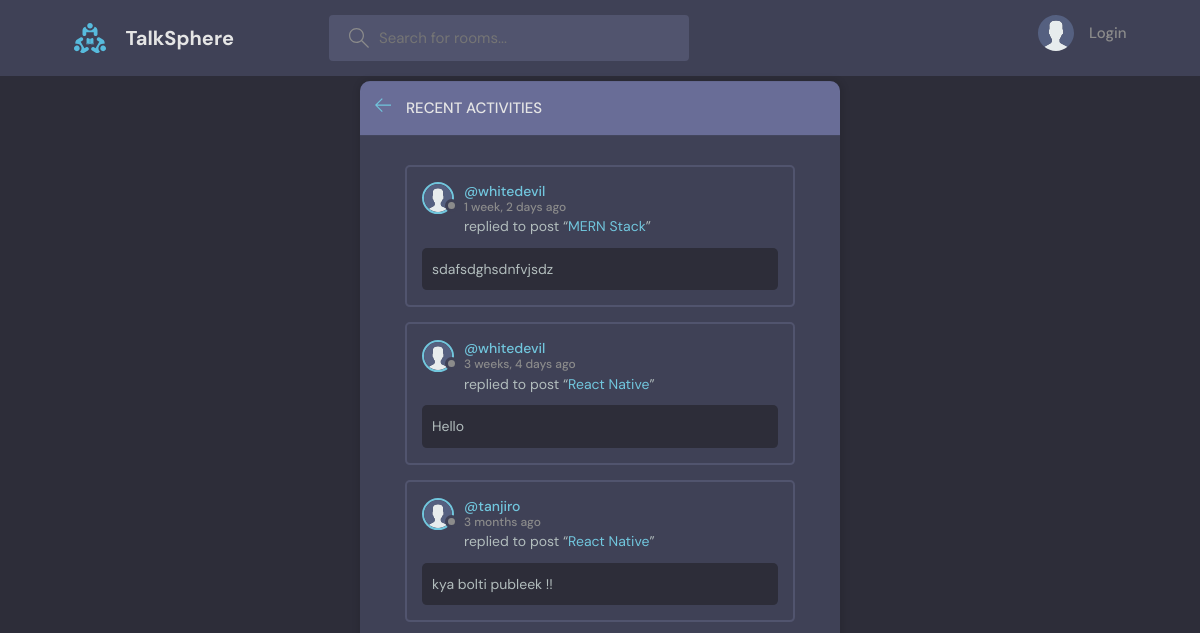
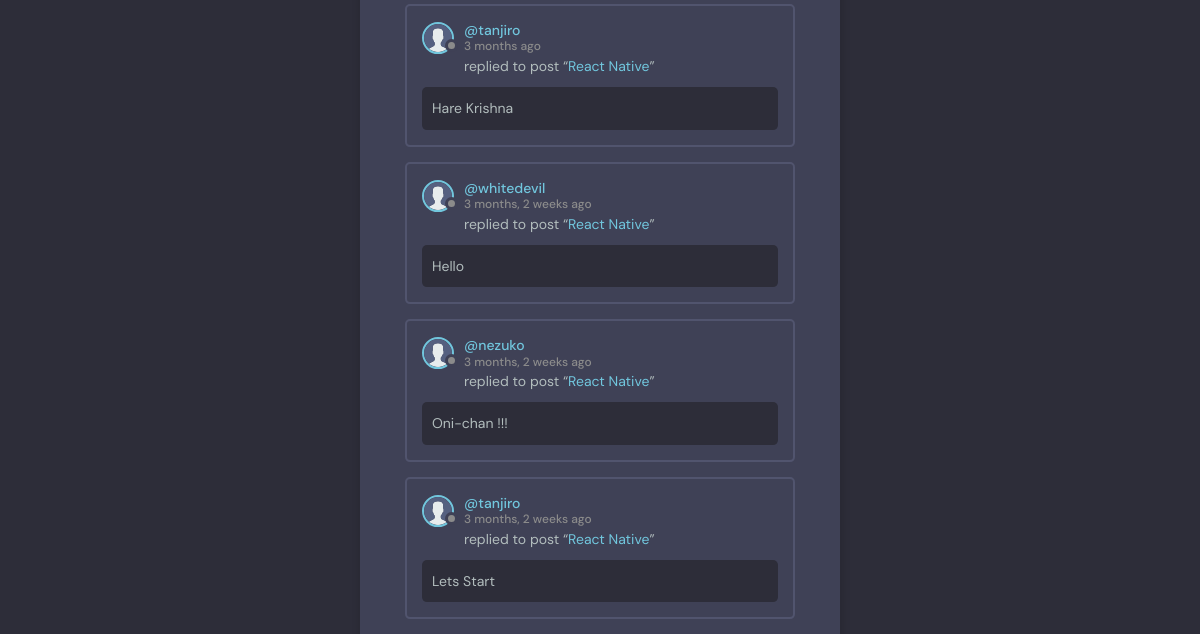
The page /activity/ on the database as committed earlier (2 pictures, top to bottom).
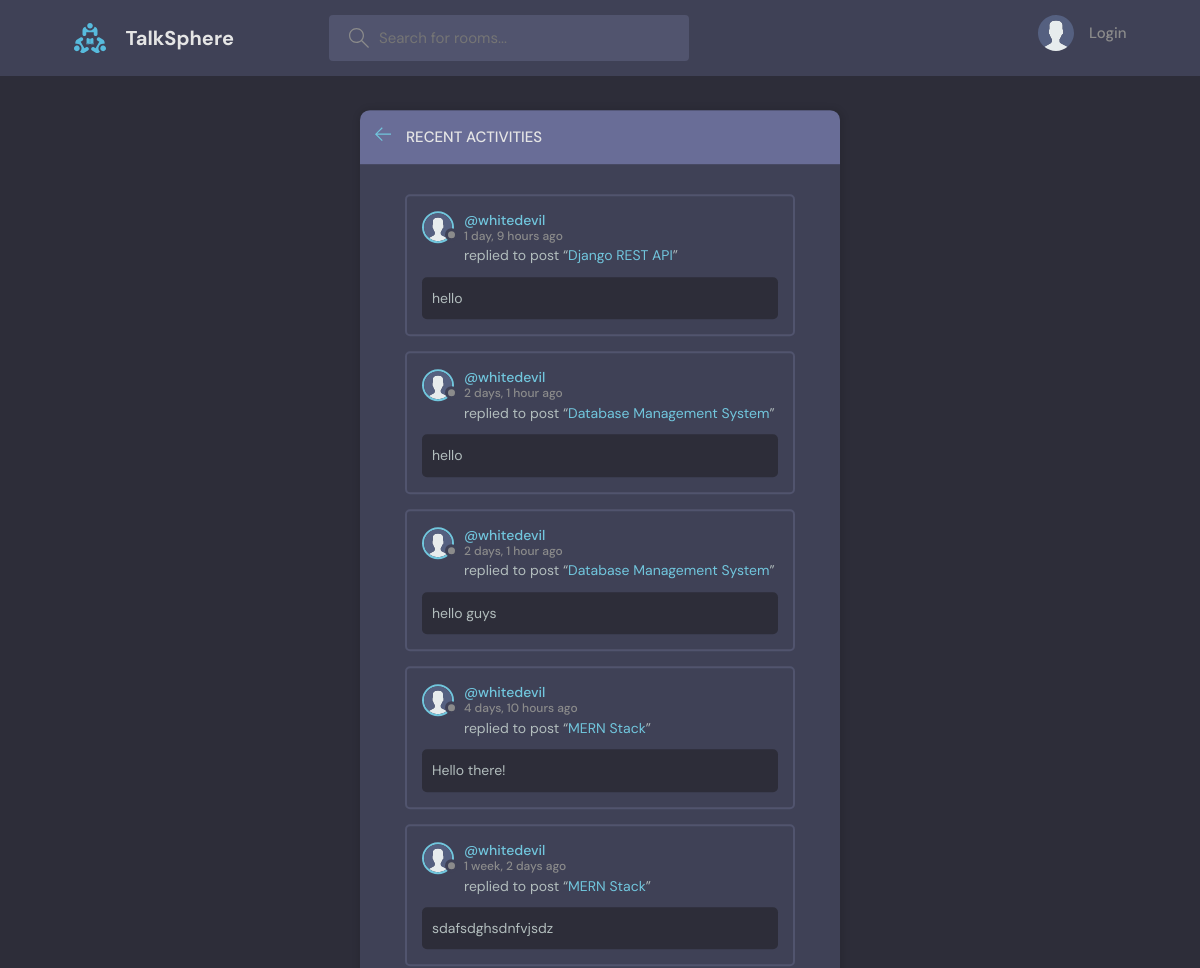
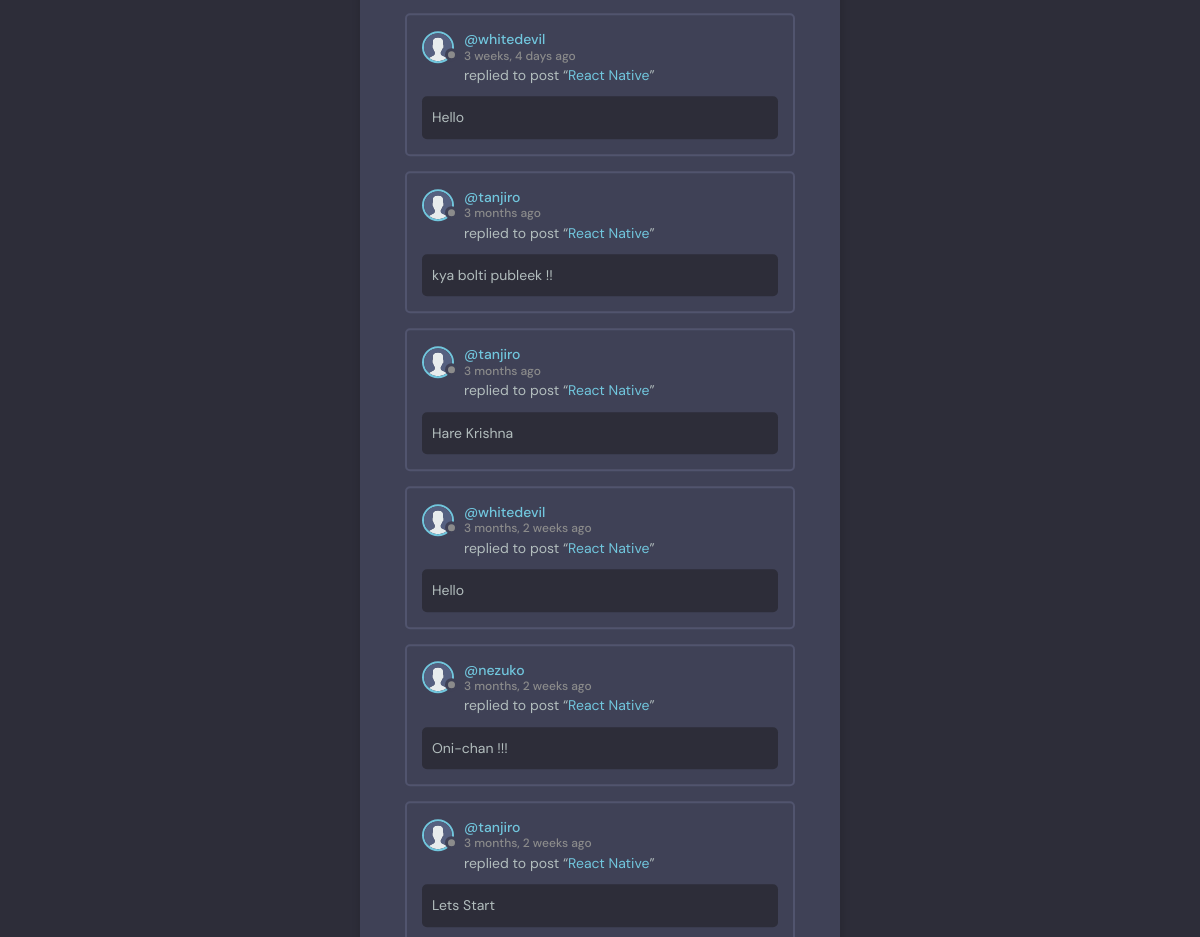
The same page on the database as committed later (2 pictures, top to bottom).
### base/models.py (models this page shows, shortened)
class Message(models.Model):
    user = models.ForeignKey(User, on_delete=models.CASCADE, default=1)
    room = models.ForeignKey(Room, on_delete=models.CASCADE)
    body = models.TextField()
    updated = models.DateTimeField(auto_now=True)
    created = models.DateTimeField(auto_now_add=True)
    class Meta:
        ordering = ['-updated', '-created']

class Room(models.Model):
    host = models.ForeignKey(User, on_delete=models.SET_NULL, null=True)
    topic = models.ForeignKey(Topic, on_delete=models.SET_NULL, null=True)
    name = models.CharField(max_length=200)
    description = models.TextField(null=True, blank=True)
    participants = models.ManyToManyField(User,related_name='participants', blank=True)
    updated = models.DateTimeField(auto_now=True)
    created = models.DateTimeField(auto_now_add=True)
    class Meta:
        ordering = ['-updated', '-created']
    def __str__(self):
        return self.name

### base/views.py (the view)
# urls.py: path("activity/",views.activityPage, name="activity"),
def activityPage(request):
    room_messages = Message.objects.all()
    return render(request, 'base/activity.html', {'room_messages':room_messages})

### base/templates/base/activity.html (shortened to what this page needs)
{% extends 'main.html' %}
{% block content %}
{% load static %}
<main class="layout">
  <div class="container">
    <div class="layout__box">
      <div class="layout__boxHeader">
        <div class="layout__boxTitle">
          <a href="{% url 'home' %}">
            <svg version="1.1" xmlns="http://www.w3.org/2000/svg" width="32" height="32" viewBox="0 0 32 32">
              <title>arrow-left</title>
              <path
                d="M13.723 2.286l-13.723 13.714 13.719 13.714 1.616-1.611-10.96-10.96h27.625v-2.286h-27.625l10.965-10.965-1.616-1.607z"
              ></path>
            </svg>
          </a>
          <h3>Recent Activities</h3>
        </div>
      </div>
      <div class="activities-page layout__body">
        {% for message in room_messages %}
    <div class="activities__box">
      <div class="activities__boxHeader roomListRoom__header">
        <a href="{% url 'user-profile' message.user.id %}" class="roomListRoom__author">
          <div class="avatar avatar--small">
            <img src="{% static 'images/avatar.svg' %}" />
          </div>
          <p>
            @{{message.user}}
            <span>{{message.created|timesince}} ago</span>
          </p>
        </a>
      </div>
      <div class="activities__boxContent">
        <p>replied to post “<a href="{% url 'room' message.room.id %}">{{message.room}}</a>”</p>
        <div class="activities__boxRoomContent">
          {{message.body}}
        </div>
      </div>
    </div>
    {% endfor %}
      </div>
    </div>
  </div>
</main>
{% endblock content %}

Rows that differ between the two databases and show on the page:
added Message: user "whitedevil", created "1 day, 9 hours", room "Django REST API", body "hello"
added Message: user "whitedevil", created "2 days, 1 hour", room "Database Management System", body "hello"
added Message: user "whitedevil", created "2 days, 1 hour", room "Database Management System", body "hello guys"
added Message: user "whitedevil", created "4 days, 10 hours", room "MERN Stack", body "Hello there!"
